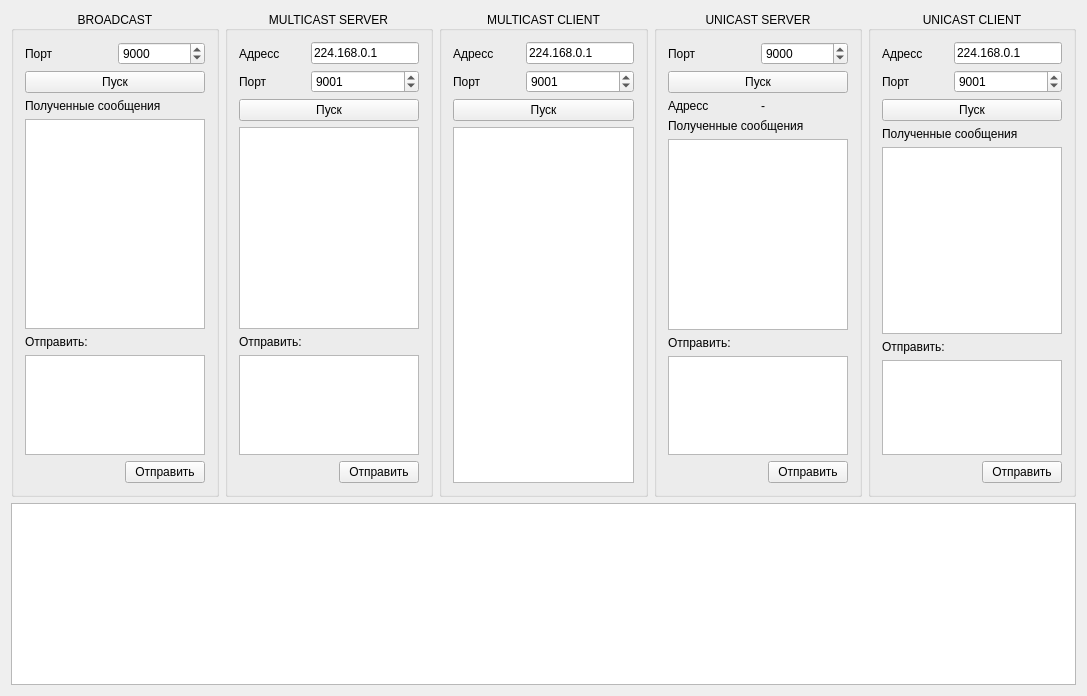
<?xml version="1.0" encoding="UTF-8"?>
<ui version="4.0">
 <class>MainWindow</class>
 <widget class="QMainWindow" name="MainWindow">
  <property name="geometry">
   <rect>
    <x>0</x>
    <y>0</y>
    <width>1087</width>
    <height>696</height>
   </rect>
  </property>
  <property name="windowTitle">
   <string>SimNetTest</string>
  </property>
  <widget class="QWidget" name="centralWidget">
   <layout class="QVBoxLayout" name="verticalLayout_3">
    <item>
     <layout class="QHBoxLayout" name="horizontalLayout_3">
      <item>
       <widget class="QGroupBox" name="groupBox">
        <property name="maximumSize">
         <size>
          <width>400</width>
          <height>16777215</height>
         </size>
        </property>
        <property name="title">
         <string>BROADCAST</string>
        </property>
        <property name="alignment">
         <set>Qt::AlignCenter</set>
        </property>
        <layout class="QVBoxLayout" name="verticalLayout" stretch="0,0,0,0,0,0,0">
         <item>
          <layout class="QHBoxLayout" name="horizontalLayout">
           <item>
            <widget class="QLabel" name="label">
             <property name="text">
              <string>Порт</string>
             </property>
            </widget>
           </item>
           <item>
            <widget class="QSpinBox" name="spinBox_BC_Port">
             <property name="maximum">
              <number>9999</number>
             </property>
             <property name="value">
              <number>9000</number>
             </property>
            </widget>
           </item>
          </layout>
         </item>
         <item>
          <widget class="QPushButton" name="pushButton_BC_Run">
           <property name="text">
            <string>Пуск</string>
           </property>
           <property name="checkable">
            <bool>true</bool>
           </property>
          </widget>
         </item>
         <item>
          <widget class="QLabel" name="label_5">
           <property name="text">
            <string>Полученные сообщения</string>
           </property>
          </widget>
         </item>
         <item>
          <widget class="QTextEdit" name="textEdit_BC_Receive">
           <property name="readOnly">
            <bool>true</bool>
           </property>
           <property name="html">
            <string notr="true">&lt;!DOCTYPE HTML PUBLIC &quot;-//W3C//DTD HTML 4.0//EN&quot; &quot;http://www.w3.org/TR/REC-html40/strict.dtd&quot;&gt;
&lt;html&gt;&lt;head&gt;&lt;meta name=&quot;qrichtext&quot; content=&quot;1&quot; /&gt;&lt;style type=&quot;text/css&quot;&gt;
p, li { white-space: pre-wrap; }
&lt;/style&gt;&lt;/head&gt;&lt;body style=&quot; font-family:'MS Shell Dlg 2'; font-size:8.25pt; font-weight:400; font-style:normal;&quot;&gt;
&lt;p style=&quot;-qt-paragraph-type:empty; margin-top:0px; margin-bottom:0px; margin-left:0px; margin-right:0px; -qt-block-indent:0; text-indent:0px;&quot;&gt;&lt;br /&gt;&lt;/p&gt;&lt;/body&gt;&lt;/html&gt;</string>
           </property>
          </widget>
         </item>
         <item>
          <widget class="QLabel" name="label_4">
           <property name="text">
            <string>Отправить:</string>
           </property>
          </widget>
         </item>
         <item>
          <widget class="QTextEdit" name="textEdit_BC_Send">
           <property name="maximumSize">
            <size>
             <width>16777215</width>
             <height>100</height>
            </size>
           </property>
          </widget>
         </item>
         <item>
          <layout class="QHBoxLayout" name="horizontalLayout_4">
           <item>
            <spacer name="horizontalSpacer">
             <property name="orientation">
              <enum>Qt::Horizontal</enum>
             </property>
             <property name="sizeHint" stdset="0">
              <size>
               <width>40</width>
               <height>20</height>
              </size>
             </property>
            </spacer>
           </item>
           <item>
            <widget class="QPushButton" name="pushButton_BC_Send">
             <property name="text">
              <string>Отправить</string>
             </property>
            </widget>
           </item>
          </layout>
         </item>
        </layout>
       </widget>
      </item>
      <item>
       <widget class="QGroupBox" name="groupBox_2">
        <property name="maximumSize">
         <size>
          <width>400</width>
          <height>16777215</height>
         </size>
        </property>
        <property name="title">
         <string>MULTICAST SERVER</string>
        </property>
        <property name="alignment">
         <set>Qt::AlignCenter</set>
        </property>
        <layout class="QVBoxLayout" name="verticalLayout_5">
         <item>
          <layout class="QHBoxLayout" name="horizontalLayout_2">
           <item>
            <layout class="QVBoxLayout" name="verticalLayout_2">
             <item>
              <widget class="QLabel" name="label_6">
               <property name="text">
                <string>Адресс</string>
               </property>
              </widget>
             </item>
             <item>
              <widget class="QLabel" name="label_2">
               <property name="text">
                <string>Порт</string>
               </property>
              </widget>
             </item>
            </layout>
           </item>
           <item>
            <layout class="QVBoxLayout" name="verticalLayout_4">
             <item>
              <widget class="QLineEdit" name="lineEdit_MCS_Address">
               <property name="sizePolicy">
                <sizepolicy hsizetype="Minimum" vsizetype="Fixed">
                 <horstretch>0</horstretch>
                 <verstretch>0</verstretch>
                </sizepolicy>
               </property>
               <property name="text">
                <string notr="true">224.168.0.1</string>
               </property>
              </widget>
             </item>
             <item>
              <widget class="QSpinBox" name="spinBox_MCS_Port">
               <property name="sizePolicy">
                <sizepolicy hsizetype="Minimum" vsizetype="Fixed">
                 <horstretch>0</horstretch>
                 <verstretch>0</verstretch>
                </sizepolicy>
               </property>
               <property name="maximum">
                <number>9999</number>
               </property>
               <property name="value">
                <number>9001</number>
               </property>
              </widget>
             </item>
            </layout>
           </item>
          </layout>
         </item>
         <item>
          <widget class="QPushButton" name="pushButton_MCS_Run">
           <property name="text">
            <string>Пуск</string>
           </property>
           <property name="checkable">
            <bool>true</bool>
           </property>
          </widget>
         </item>
         <item>
          <widget class="QTextEdit" name="textEdit_MCS_Text">
           <property name="enabled">
            <bool>true</bool>
           </property>
           <property name="readOnly">
            <bool>true</bool>
           </property>
           <property name="html">
            <string notr="true">&lt;!DOCTYPE HTML PUBLIC &quot;-//W3C//DTD HTML 4.0//EN&quot; &quot;http://www.w3.org/TR/REC-html40/strict.dtd&quot;&gt;
&lt;html&gt;&lt;head&gt;&lt;meta name=&quot;qrichtext&quot; content=&quot;1&quot; /&gt;&lt;style type=&quot;text/css&quot;&gt;
p, li { white-space: pre-wrap; }
&lt;/style&gt;&lt;/head&gt;&lt;body style=&quot; font-family:'MS Shell Dlg 2'; font-size:8.25pt; font-weight:400; font-style:normal;&quot;&gt;
&lt;p style=&quot;-qt-paragraph-type:empty; margin-top:0px; margin-bottom:0px; margin-left:0px; margin-right:0px; -qt-block-indent:0; text-indent:0px;&quot;&gt;&lt;br /&gt;&lt;/p&gt;&lt;/body&gt;&lt;/html&gt;</string>
           </property>
          </widget>
         </item>
         <item>
          <widget class="QLabel" name="label_8">
           <property name="text">
            <string>Отправить:</string>
           </property>
          </widget>
         </item>
         <item>
          <widget class="QTextEdit" name="textEdit_MCS_Send">
           <property name="maximumSize">
            <size>
             <width>16777215</width>
             <height>100</height>
            </size>
           </property>
          </widget>
         </item>
         <item>
          <layout class="QHBoxLayout" name="horizontalLayout_7">
           <item>
            <spacer name="horizontalSpacer_3">
             <property name="orientation">
              <enum>Qt::Horizontal</enum>
             </property>
             <property name="sizeHint" stdset="0">
              <size>
               <width>40</width>
               <height>20</height>
              </size>
             </property>
            </spacer>
           </item>
           <item>
            <widget class="QPushButton" name="pushButton_MCS_Send">
             <property name="text">
              <string>Отправить</string>
             </property>
            </widget>
           </item>
          </layout>
         </item>
        </layout>
       </widget>
      </item>
      <item>
       <widget class="QGroupBox" name="groupBox_4">
        <property name="maximumSize">
         <size>
          <width>400</width>
          <height>16777215</height>
         </size>
        </property>
        <property name="title">
         <string>MULTICAST CLIENT</string>
        </property>
        <property name="alignment">
         <set>Qt::AlignCenter</set>
        </property>
        <layout class="QVBoxLayout" name="verticalLayout_6">
         <item>
          <layout class="QHBoxLayout" name="horizontalLayout_5">
           <item>
            <layout class="QVBoxLayout" name="verticalLayout_7">
             <item>
              <widget class="QLabel" name="label_7">
               <property name="text">
                <string>Адресс</string>
               </property>
              </widget>
             </item>
             <item>
              <widget class="QLabel" name="label_3">
               <property name="text">
                <string>Порт</string>
               </property>
              </widget>
             </item>
            </layout>
           </item>
           <item>
            <layout class="QVBoxLayout" name="verticalLayout_8">
             <item>
              <widget class="QLineEdit" name="lineEdit_MCC_Address">
               <property name="sizePolicy">
                <sizepolicy hsizetype="Minimum" vsizetype="Fixed">
                 <horstretch>0</horstretch>
                 <verstretch>0</verstretch>
                </sizepolicy>
               </property>
               <property name="text">
                <string>224.168.0.1</string>
               </property>
              </widget>
             </item>
             <item>
              <widget class="QSpinBox" name="spinBox_MCC_Port">
               <property name="sizePolicy">
                <sizepolicy hsizetype="Minimum" vsizetype="Fixed">
                 <horstretch>0</horstretch>
                 <verstretch>0</verstretch>
                </sizepolicy>
               </property>
               <property name="maximum">
                <number>9999</number>
               </property>
               <property name="value">
                <number>9001</number>
               </property>
              </widget>
             </item>
            </layout>
           </item>
          </layout>
         </item>
         <item>
          <widget class="QPushButton" name="pushButton_MCC_Run">
           <property name="text">
            <string>Пуск</string>
           </property>
           <property name="checkable">
            <bool>true</bool>
           </property>
          </widget>
         </item>
         <item>
          <widget class="QTextEdit" name="textEdit_MCC_Text">
           <property name="readOnly">
            <bool>true</bool>
           </property>
           <property name="html">
            <string notr="true">&lt;!DOCTYPE HTML PUBLIC &quot;-//W3C//DTD HTML 4.0//EN&quot; &quot;http://www.w3.org/TR/REC-html40/strict.dtd&quot;&gt;
&lt;html&gt;&lt;head&gt;&lt;meta name=&quot;qrichtext&quot; content=&quot;1&quot; /&gt;&lt;style type=&quot;text/css&quot;&gt;
p, li { white-space: pre-wrap; }
&lt;/style&gt;&lt;/head&gt;&lt;body style=&quot; font-family:'MS Shell Dlg 2'; font-size:8.25pt; font-weight:400; font-style:normal;&quot;&gt;
&lt;p style=&quot;-qt-paragraph-type:empty; margin-top:0px; margin-bottom:0px; margin-left:0px; margin-right:0px; -qt-block-indent:0; text-indent:0px;&quot;&gt;&lt;br /&gt;&lt;/p&gt;&lt;/body&gt;&lt;/html&gt;</string>
           </property>
          </widget>
         </item>
        </layout>
       </widget>
      </item>
      <item>
       <widget class="QGroupBox" name="groupBox_3">
        <property name="minimumSize">
         <size>
          <width>200</width>
          <height>0</height>
         </size>
        </property>
        <property name="title">
         <string>UNICAST SERVER</string>
        </property>
        <property name="alignment">
         <set>Qt::AlignCenter</set>
        </property>
        <layout class="QVBoxLayout" name="verticalLayout_9">
         <item>
          <layout class="QHBoxLayout" name="horizontalLayout_6">
           <item>
            <widget class="QLabel" name="label_9">
             <property name="text">
              <string>Порт</string>
             </property>
            </widget>
           </item>
           <item>
            <widget class="QSpinBox" name="spinBox_UCS_Port">
             <property name="maximum">
              <number>9999</number>
             </property>
             <property name="value">
              <number>9000</number>
             </property>
            </widget>
           </item>
          </layout>
         </item>
         <item>
          <widget class="QPushButton" name="pushButton_UCS_Run">
           <property name="text">
            <string>Пуск</string>
           </property>
           <property name="checkable">
            <bool>true</bool>
           </property>
          </widget>
         </item>
         <item>
          <layout class="QHBoxLayout" name="horizontalLayout_11">
           <item>
            <widget class="QLabel" name="label_16">
             <property name="text">
              <string>Адресс</string>
             </property>
            </widget>
           </item>
           <item>
            <widget class="QLabel" name="label_UCS_IP">
             <property name="text">
              <string>-</string>
             </property>
            </widget>
           </item>
          </layout>
         </item>
         <item>
          <widget class="QLabel" name="label_11">
           <property name="text">
            <string>Полученные сообщения</string>
           </property>
          </widget>
         </item>
         <item>
          <widget class="QTextEdit" name="textEdit_UCS_Receive">
           <property name="readOnly">
            <bool>true</bool>
           </property>
           <property name="html">
            <string notr="true">&lt;!DOCTYPE HTML PUBLIC &quot;-//W3C//DTD HTML 4.0//EN&quot; &quot;http://www.w3.org/TR/REC-html40/strict.dtd&quot;&gt;
&lt;html&gt;&lt;head&gt;&lt;meta name=&quot;qrichtext&quot; content=&quot;1&quot; /&gt;&lt;style type=&quot;text/css&quot;&gt;
p, li { white-space: pre-wrap; }
&lt;/style&gt;&lt;/head&gt;&lt;body style=&quot; font-family:'MS Shell Dlg 2'; font-size:8.25pt; font-weight:400; font-style:normal;&quot;&gt;
&lt;p style=&quot;-qt-paragraph-type:empty; margin-top:0px; margin-bottom:0px; margin-left:0px; margin-right:0px; -qt-block-indent:0; text-indent:0px;&quot;&gt;&lt;br /&gt;&lt;/p&gt;&lt;/body&gt;&lt;/html&gt;</string>
           </property>
          </widget>
         </item>
         <item>
          <widget class="QLabel" name="label_10">
           <property name="text">
            <string>Отправить:</string>
           </property>
          </widget>
         </item>
         <item>
          <widget class="QTextEdit" name="textEdit_UCS_Send">
           <property name="maximumSize">
            <size>
             <width>16777215</width>
             <height>100</height>
            </size>
           </property>
          </widget>
         </item>
         <item>
          <layout class="QHBoxLayout" name="horizontalLayout_8">
           <item>
            <spacer name="horizontalSpacer_2">
             <property name="orientation">
              <enum>Qt::Horizontal</enum>
             </property>
             <property name="sizeHint" stdset="0">
              <size>
               <width>40</width>
               <height>20</height>
              </size>
             </property>
            </spacer>
           </item>
           <item>
            <widget class="QPushButton" name="pushButton_UCS_Send">
             <property name="text">
              <string>Отправить</string>
             </property>
            </widget>
           </item>
          </layout>
         </item>
        </layout>
       </widget>
      </item>
      <item>
       <widget class="QGroupBox" name="groupBox_5">
        <property name="minimumSize">
         <size>
          <width>200</width>
          <height>0</height>
         </size>
        </property>
        <property name="title">
         <string>UNICAST CLIENT</string>
        </property>
        <property name="alignment">
         <set>Qt::AlignCenter</set>
        </property>
        <layout class="QVBoxLayout" name="verticalLayout_10">
         <item>
          <layout class="QHBoxLayout" name="horizontalLayout_9">
           <item>
            <layout class="QVBoxLayout" name="verticalLayout_11">
             <item>
              <widget class="QLabel" name="label_12">
               <property name="text">
                <string>Адресс</string>
               </property>
              </widget>
             </item>
             <item>
              <widget class="QLabel" name="label_15">
               <property name="text">
                <string>Порт</string>
               </property>
              </widget>
             </item>
            </layout>
           </item>
           <item>
            <layout class="QVBoxLayout" name="verticalLayout_12">
             <item>
              <widget class="QLineEdit" name="lineEdit_UCC_Address">
               <property name="sizePolicy">
                <sizepolicy hsizetype="Minimum" vsizetype="Fixed">
                 <horstretch>0</horstretch>
                 <verstretch>0</verstretch>
                </sizepolicy>
               </property>
               <property name="text">
                <string>224.168.0.1</string>
               </property>
              </widget>
             </item>
             <item>
              <widget class="QSpinBox" name="spinBox_UCC_Port">
               <property name="sizePolicy">
                <sizepolicy hsizetype="Minimum" vsizetype="Fixed">
                 <horstretch>0</horstretch>
                 <verstretch>0</verstretch>
                </sizepolicy>
               </property>
               <property name="maximum">
                <number>9999</number>
               </property>
               <property name="value">
                <number>9001</number>
               </property>
              </widget>
             </item>
            </layout>
           </item>
          </layout>
         </item>
         <item>
          <widget class="QPushButton" name="pushButton_UCC_Run">
           <property name="text">
            <string>Пуск</string>
           </property>
           <property name="checkable">
            <bool>true</bool>
           </property>
          </widget>
         </item>
         <item>
          <widget class="QLabel" name="label_13">
           <property name="text">
            <string>Полученные сообщения</string>
           </property>
          </widget>
         </item>
         <item>
          <widget class="QTextEdit" name="textEdit_UCC_Receive">
           <property name="readOnly">
            <bool>true</bool>
           </property>
           <property name="html">
            <string notr="true">&lt;!DOCTYPE HTML PUBLIC &quot;-//W3C//DTD HTML 4.0//EN&quot; &quot;http://www.w3.org/TR/REC-html40/strict.dtd&quot;&gt;
&lt;html&gt;&lt;head&gt;&lt;meta name=&quot;qrichtext&quot; content=&quot;1&quot; /&gt;&lt;style type=&quot;text/css&quot;&gt;
p, li { white-space: pre-wrap; }
&lt;/style&gt;&lt;/head&gt;&lt;body style=&quot; font-family:'MS Shell Dlg 2'; font-size:8.25pt; font-weight:400; font-style:normal;&quot;&gt;
&lt;p style=&quot;-qt-paragraph-type:empty; margin-top:0px; margin-bottom:0px; margin-left:0px; margin-right:0px; -qt-block-indent:0; text-indent:0px;&quot;&gt;&lt;br /&gt;&lt;/p&gt;&lt;/body&gt;&lt;/html&gt;</string>
           </property>
          </widget>
         </item>
         <item>
          <widget class="QLabel" name="label_14">
           <property name="text">
            <string>Отправить:</string>
           </property>
          </widget>
         </item>
         <item>
          <widget class="QTextEdit" name="textEdit_UCC_Send">
           <property name="maximumSize">
            <size>
             <width>16777215</width>
             <height>100</height>
            </size>
           </property>
          </widget>
         </item>
         <item>
          <layout class="QHBoxLayout" name="horizontalLayout_10">
           <item>
            <spacer name="horizontalSpacer_4">
             <property name="orientation">
              <enum>Qt::Horizontal</enum>
             </property>
             <property name="sizeHint" stdset="0">
              <size>
               <width>40</width>
               <height>20</height>
              </size>
             </property>
            </spacer>
           </item>
           <item>
            <widget class="QPushButton" name="pushButton_UCC_Send">
             <property name="text">
              <string>Отправить</string>
             </property>
            </widget>
           </item>
          </layout>
         </item>
        </layout>
       </widget>
      </item>
     </layout>
    </item>
    <item>
     <widget class="QTextEdit" name="textEdit_Log">
      <property name="maximumSize">
       <size>
        <width>16777215</width>
        <height>200</height>
       </size>
      </property>
      <property name="readOnly">
       <bool>true</bool>
      </property>
      <property name="html">
       <string notr="true">&lt;!DOCTYPE HTML PUBLIC &quot;-//W3C//DTD HTML 4.0//EN&quot; &quot;http://www.w3.org/TR/REC-html40/strict.dtd&quot;&gt;
&lt;html&gt;&lt;head&gt;&lt;meta name=&quot;qrichtext&quot; content=&quot;1&quot; /&gt;&lt;style type=&quot;text/css&quot;&gt;
p, li { white-space: pre-wrap; }
&lt;/style&gt;&lt;/head&gt;&lt;body style=&quot; font-family:'MS Shell Dlg 2'; font-size:8.25pt; font-weight:400; font-style:normal;&quot;&gt;
&lt;p style=&quot;-qt-paragraph-type:empty; margin-top:0px; margin-bottom:0px; margin-left:0px; margin-right:0px; -qt-block-indent:0; text-indent:0px;&quot;&gt;&lt;br /&gt;&lt;/p&gt;&lt;/body&gt;&lt;/html&gt;</string>
      </property>
      <property name="acceptRichText">
       <bool>false</bool>
      </property>
     </widget>
    </item>
   </layout>
  </widget>
 </widget>
 <layoutdefault spacing="6" margin="11"/>
 <resources/>
 <connections/>
</ui>
